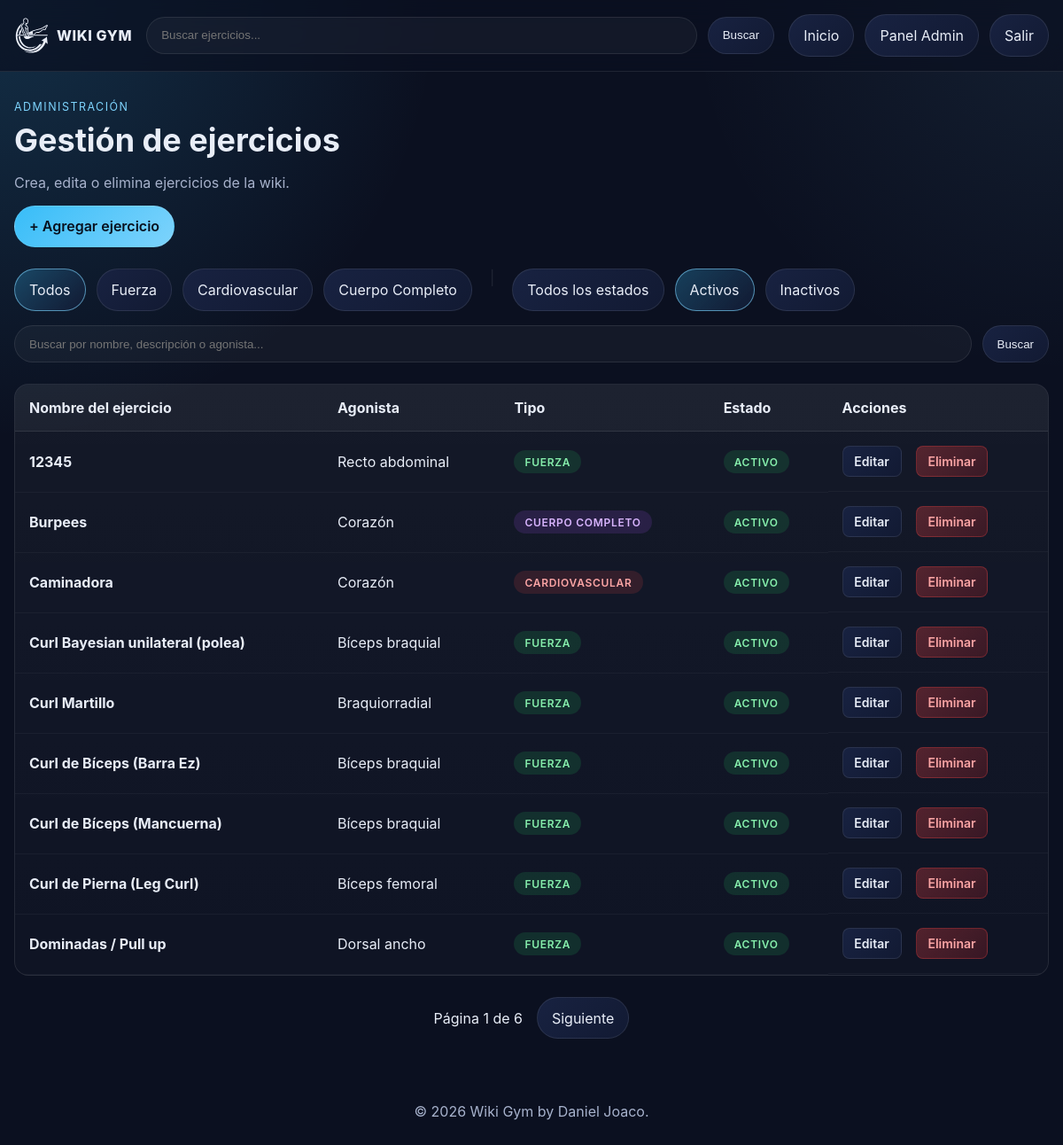
The page /panel/?status=active (signed in) on the database its author committed.
### exercises/models.py (models this page shows, shortened)
class Exercise(models.Model):
    EXERCISE_TYPE_STRENGTH = "STRENGTH"
    EXERCISE_TYPE_CARDIO = "CARDIO"
    EXERCISE_TYPE_FULL_BODY = "FULL_BODY"
    EXERCISE_TYPE_CHOICES = [
        (EXERCISE_TYPE_STRENGTH, "Fuerza"),
        (EXERCISE_TYPE_CARDIO, "Cardiovascular"),
        (EXERCISE_TYPE_FULL_BODY, "Cuerpo Completo"),
    ]
    name = models.CharField(max_length=150, unique=True)
    description = models.TextField(blank=True)
    agonist = models.ForeignKey(
        Agonist,
        on_delete=models.PROTECT,
        related_name="exercises",
    )
    image = models.ImageField(upload_to="exercise_images/%Y/%m/", blank=True, null=True)
    exercise_type = models.CharField(
        max_length=20,
        choices=EXERCISE_TYPE_CHOICES,
        default=EXERCISE_TYPE_STRENGTH,
    )
    tracks_weight = models.BooleanField(default=True)
    is_active = models.BooleanField(default=True)
    created_by = models.ForeignKey(
        settings.AUTH_USER_MODEL,
        on_delete=models.SET_NULL,
        null=True,
        blank=True,
        related_name="wiki_exercises_created",
    )
    created_at = models.DateTimeField(auto_now_add=True)
    updated_at = models.DateTimeField(auto_now=True)
    class Meta:
        ordering = ["name"]

class Agonist(models.Model):
    muscle_group = models.ForeignKey(
        MuscleGroup,
        on_delete=models.CASCADE,
        related_name="agonists",
    )
    name = models.CharField(max_length=100)
    class Meta:
        ordering = ["name"]
        constraints = [
            models.UniqueConstraint(
                fields=["muscle_group", "name"],
                name="unique_agonist_per_group",
            )
        ]

### exercises/views.py (the view, shortened to what this page needs)
# urls.py: path('panel/', views.panel_list, name='panel_list'),
@login_required(login_url='login')
def panel_list(request):
	exercises = _exercise_queryset().all()
	search_query = request.GET.get('q', '').strip()
	selected_type = request.GET.get('type', '').strip()
	status_filter = request.GET.get('status', '').strip()
	if selected_type in dict(Exercise.EXERCISE_TYPE_CHOICES):
		exercises = exercises.filter(exercise_type=selected_type)
	if status_filter == 'active':
		exercises = exercises.filter(is_active=True)
	elif status_filter == 'inactive':
		exercises = exercises.filter(is_active=False)
	exercises = exercises.order_by('name')
	paginator = Paginator(exercises, PAGE_SIZE)
	page_obj = paginator.get_page(request.GET.get('page'))
	page_query_string = _build_query_string({
		'q': search_query,
		'type': selected_type,
		'status': status_filter,
	})
	context = {
		'page_obj': page_obj,
		'exercises': page_obj,
		'search_query': search_query,
		'selected_type': selected_type,
		'selected_type_label': dict(Exercise.EXERCISE_TYPE_CHOICES).get(selected_type, ''),
		'type_filters': Exercise.EXERCISE_TYPE_CHOICES,
		'status_filter': status_filter,
		'total_exercises': exercises.count(),
		'page_query_string': page_query_string,
	}
	return render(request, 'panel/panel.html', context)

### exercises/views.py (called while the page is built)
def _build_query_string(params):
	clean_params = {key: value for key, value in params.items() if value}
	return urlencode(clean_params)

def _exercise_queryset():
	return Exercise.objects.select_related('agonist__muscle_group__pattern').annotate(
		pattern_name=F('agonist__muscle_group__pattern__name'),
		muscle_group_name=F('agonist__muscle_group__name'),
	)

### templates/panel/panel.html (shortened to what this page needs)
{% extends 'base.html' %}
{% load static %}
{% block extra_css %}<link rel="stylesheet" href="{% static 'css/panel/panel.css' %}">{% endblock %}
{% block content %}
<section class="panel-header">
    <div>
        <p class="eyebrow">Administración</p>
        <h1>Gestión de ejercicios</h1>
        <p class="hero-copy">Crea, edita o elimina ejercicios de la wiki.</p>
    </div>
</section>
<div class="panel-actions">
    <a href="{% url 'exercise_create' %}?next={{ request.get_full_path|urlencode }}" class="btn-primary">+ Agregar ejercicio</a>
</div>
<section class="filter-bar">
    <a class="filter-link {% if not selected_type %}active{% endif %}" href="{% url 'panel_list' %}">Todos</a>
    {% for value, label in type_filters %}
        <a class="filter-link {% if selected_type == value %}active{% endif %}" href="{% url 'panel_list' %}?type={{ value }}">
            {{ label }}
        </a>
    {% endfor %}
    <span class="separator">|</span>
    <a class="filter-link {% if not status_filter %}active{% endif %}" href="{% url 'panel_list' %}">Todos los estados</a>
    <a class="filter-link {% if status_filter == 'active' %}active{% endif %}" href="{% url 'panel_list' %}?status=active">Activos</a>
    <a class="filter-link {% if status_filter == 'inactive' %}active{% endif %}" href="{% url 'panel_list' %}?status=inactive">Inactivos</a>
</section>
<form class="search-form-panel" action="{% url 'panel_list' %}" method="get">
    <input
        type="search"
        name="q"
        placeholder="Buscar por nombre, descripción o agonista..."
        value="{{ search_query|default:'' }}"
        aria-label="Buscar ejercicios"
    >
    <button type="submit">Buscar</button>
</form>
{% if total_exercises > 0 %}
    <div class="table-responsive">
        <table class="exercises-table">
            <thead>
                <tr>
                    <th>Nombre del ejercicio</th>
                    <th>Agonista</th>
                    <th>Tipo</th>
                    <th>Estado</th>
                    <th>Acciones</th>
                </tr>
            </thead>
            <tbody>
                {% for exercise in exercises %}
                    <tr>
                        <td>
                            <strong>{{ exercise.name }}</strong>
                        </td>
                        <td>{{ exercise.agonist.name }}</td>
                        <td>
                            <span class="badge badge-{{ exercise.exercise_type|lower }}">
                                {{ exercise.get_exercise_type_display }}
                            </span>
                        </td>
                        <td>
                            <span class="badge {% if exercise.is_active %}badge-active{% else %}badge-inactive{% endif %}">
                                {% if exercise.is_active %}Activo{% else %}Inactivo{% endif %}
                            </span>
                        </td>
                        <td class="actions">
                            <a href="{% url 'exercise_edit' exercise.id %}?next={{ request.get_full_path|urlencode }}" class="btn-small btn-edit">Editar</a>
                            <a href="{% url 'exercise_delete' exercise.id %}?next={{ request.get_full_path|urlencode }}" class="btn-small btn-delete">Eliminar</a>
                        </td>
                    </tr>
                {% endfor %}
            </tbody>
        </table>
    </div>
    <nav class="pagination" aria-label="Paginación">
        <span>Página {{ page_obj.number }} de {{ page_obj.paginator.num_pages }}</span>
        {% if page_obj.has_next %}
            <a href="?{% if page_query_string %}{{ page_query_string }}&{% endif %}page={{ page_obj.next_page_number }}">Siguiente</a>
        {% endif %}
    </nav>
{% else %}
    <section class="empty-state">
        <h2>No hay ejercicios</h2>
        <p><a href="{% url 'exercise_create' %}?next={{ request.get_full_path|urlencode }}">Crea el primer ejercicio</a> para empezar a llenar la wiki.</p>
    </section>
{% endif %}
{% endblock %}

### static/css/base.css (style rules this page uses)
:root { --bg: #0b1020; --panel: #121a33; --panel-soft: #182241; --text: #e8edf7; --muted: #a7b2cc; --accent: #7dd3fc; --accent-strong: #38bdf8; --border: rgba(255, 255, 255, 0.09); --shadow: 0 20px 60px rgba(0, 0, 0, 0.28); }
* { box-sizing: border-box; }
body { margin: 0; font-family: Inter, system-ui, -apple-system, BlinkMacSystemFont, "Segoe UI", sans-serif; background: radial-gradient(circle at top left, rgba(56, 189, 248, 0.18), transparent 28%), radial-gradient(circle at top right, rgba(125, 211, 252, 0.08), transparent 24%), var(--bg); color: var(--text); }
a { color: inherit; text-decoration: none; }
.search-form button, .details-button, .filter-link, .nav-actions a, .pagination a { border: 1px solid var(--border); background: linear-gradient(135deg, var(--panel-soft), var(--panel)); color: var(--text); border-radius: 999px; padding: 0.8rem 1rem; display: inline-flex; align-items: center; justify-content: center; transition: transform 0.2s ease, border-color 0.2s ease, background 0.2s ease; }
.eyebrow { margin: 0 0 0.5rem; color: var(--accent); text-transform: uppercase; letter-spacing: 0.12em; font-size: 0.78rem; }
.hero-copy, .results-meta, .exercise-meta, .empty-state p, .detail-list, .detail-description p { color: var(--muted); }
.filter-bar { display: flex; gap: 0.75rem; flex-wrap: wrap; margin: 1.25rem 0 1rem; }
.filter-link.active { border-color: rgba(125, 211, 252, 0.6); background: linear-gradient(135deg, rgba(56, 189, 248, 0.28), rgba(18, 26, 51, 0.95)); }
.pagination { display: flex; align-items: center; justify-content: center; gap: 1rem; margin-top: 1.5rem; flex-wrap: wrap; }
.separator { color: var(--border); margin: 0 0.5rem; }
.btn-primary, .btn-secondary, .btn-danger, .btn-small { display: inline-flex; align-items: center; justify-content: center; border: 1px solid var(--border); border-radius: 999px; padding: 0.8rem 1rem; cursor: pointer; text-decoration: none; transition: transform 0.2s ease, border-color 0.2s ease, background 0.2s ease; font-weight: 600; }
.btn-primary { background: linear-gradient(135deg, var(--accent-strong), var(--accent)); color: #08101e; }
.btn-small { padding: 0.5rem 0.8rem; font-size: 0.875rem; background: linear-gradient(135deg, var(--panel-soft), var(--panel)); color: var(--text); border-radius: 8px; }
.btn-edit { margin-right: 0.5rem; }
.btn-delete { background: linear-gradient(135deg, rgba(239, 68, 68, 0.3), rgba(220, 38, 38, 0.2)); color: #fca5a5; border-color: rgba(239, 68, 68, 0.3); }
.panel-actions { margin-bottom: 1.5rem; }
.panel-header h1, .form-header h1 { margin: 0; font-size: clamp(1.8rem, 3vw, 2.8rem); }
.search-form-panel { display: flex; gap: 0.75rem; margin-bottom: 1.5rem; }
.search-form-panel input { flex: 1; border: 1px solid var(--border); background: rgba(255, 255, 255, 0.04); color: var(--text); border-radius: 999px; padding: 0.8rem 1rem; outline: none; }
.search-form-panel button { border: 1px solid var(--border); background: linear-gradient(135deg, var(--panel-soft), var(--panel)); color: var(--text); border-radius: 999px; padding: 0.8rem 1rem; cursor: pointer; }
.table-responsive { overflow-x: auto; border: 1px solid var(--border); border-radius: 16px; background: linear-gradient(180deg, rgba(255, 255, 255, 0.04), rgba(255, 255, 255, 0.02)); margin-bottom: 1.5rem; }
.exercises-table { width: 100%; border-collapse: collapse; }
.exercises-table thead { background: rgba(255, 255, 255, 0.04); border-bottom: 1px solid var(--border); }
.exercises-table th { padding: 1rem; text-align: left; font-weight: 700; color: var(--text); }
.exercises-table td { padding: 1rem; border-bottom: 1px solid rgba(255, 255, 255, 0.04); color: var(--text); }
.exercises-table .actions { display: flex; gap: 0.5rem; }
.badge { display: inline-flex; align-items: center; justify-content: center; padding: 0.35rem 0.75rem; border-radius: 999px; font-size: 0.75rem; font-weight: 600; text-transform: uppercase; letter-spacing: 0.06em; }
.badge-strength { background: rgba(34, 197, 94, 0.15); color: #86efac; }
.badge-cardio { background: rgba(239, 68, 68, 0.15); color: #fca5a5; }
.badge-full_body { background: rgba(168, 85, 247, 0.15); color: #d8b4fe; }
.badge-active { background: rgba(34, 197, 94, 0.15); color: #86efac; }

### rows shown on the page
Exercise: name "12345", agonist.name "Recto abdominal", exercise_type "FUERZA", is_active "ACTIVO"
Exercise: name "Burpees", agonist.name "Corazón", exercise_type "CUERPO COMPLETO", is_active "ACTIVO"
Exercise: name "Caminadora", agonist.name "Corazón", exercise_type "CARDIOVASCULAR", is_active "ACTIVO"
Exercise: name "Curl Bayesian unilateral (polea)", agonist.name "Bíceps braquial", exercise_type "FUERZA", is_active "ACTIVO"
Exercise: name "Curl Martillo", agonist.name "Braquiorradial", exercise_type "FUERZA", is_active "ACTIVO"
Exercise: name "Curl de Bíceps (Barra Ez)", agonist.name "Bíceps braquial", exercise_type "FUERZA", is_active "ACTIVO"
Exercise: name "Curl de Bíceps (Mancuerna)", agonist.name "Bíceps braquial", exercise_type "FUERZA", is_active "ACTIVO"
Exercise: name "Curl de Pierna (Leg Curl)", agonist.name "Bíceps femoral", exercise_type "FUERZA", is_active "ACTIVO"
Exercise: name "Dominadas / Pull up", agonist.name "Dorsal ancho", exercise_type "FUERZA", is_active "ACTIVO"

### other values the page prints
{{ label }} "Fuerza" "Cardiovascular" "Cuerpo Completo"
{{ page_obj.number }} "1"
{{ page_obj.paginator.num_pages }} "6"
